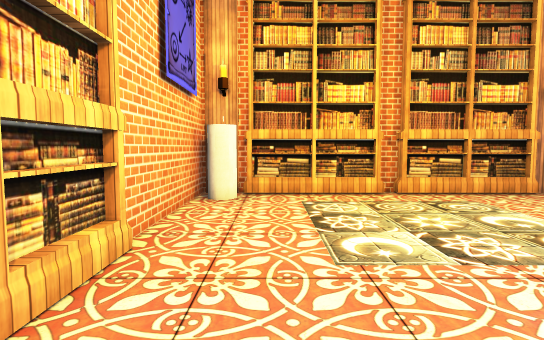
View 1 (above)

12 first-person views from a walk through a scene from a Unity 3-D project. The camera is 1.4 m above the floor, tilts 4° down and sees 80° across. Doors are open. The floor is counted in squares, 1 m on a side. Each view is taken from the middle of a square. On the plan, view 1 faces up. The plan holds only what a view shows up to about 15 squares ahead; the rest is blank. The place goes on beyond the plan. The player character is not drawn. Some surface patterns are stand-ins.

View 2
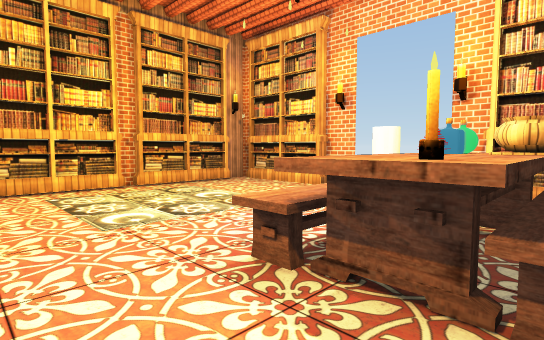

View 3
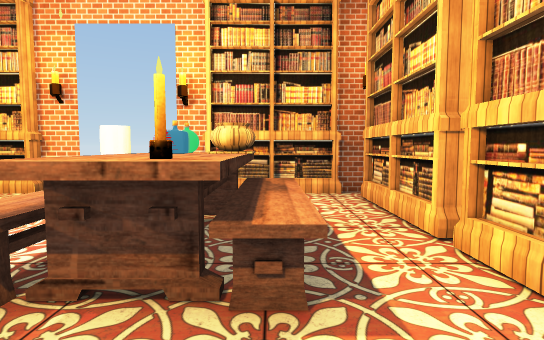

View 4
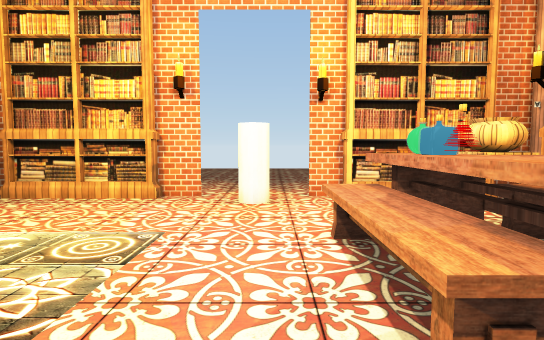

View 5
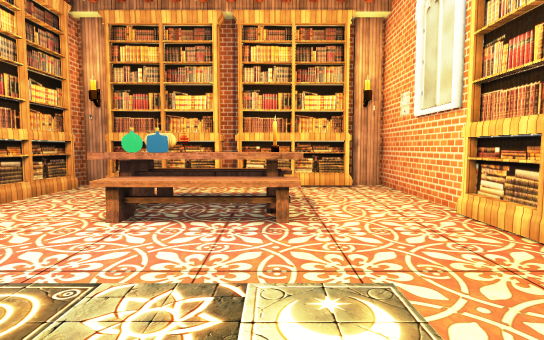

View 6
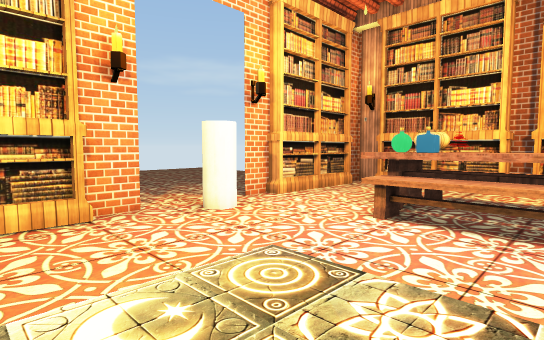

View 7
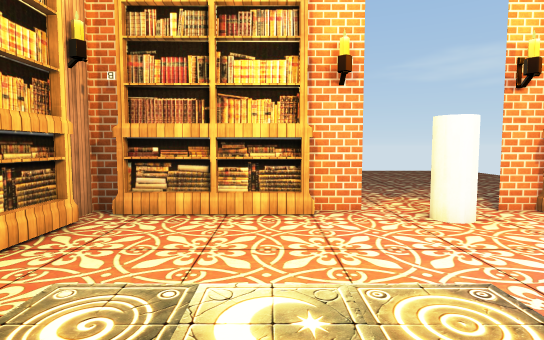

View 8
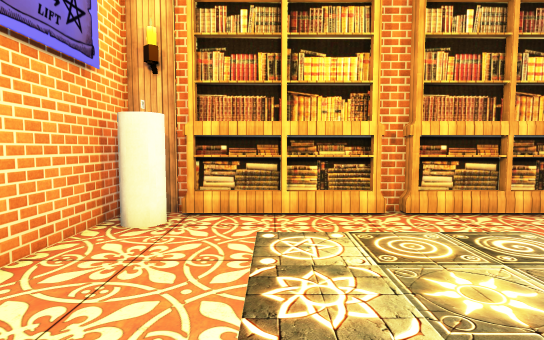

View 9
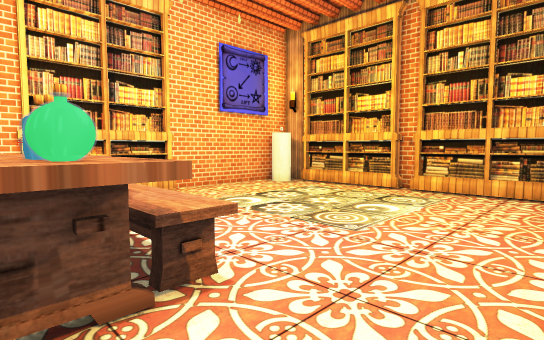

View 10
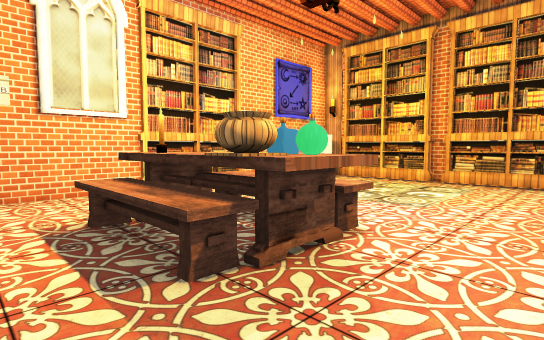

View 11
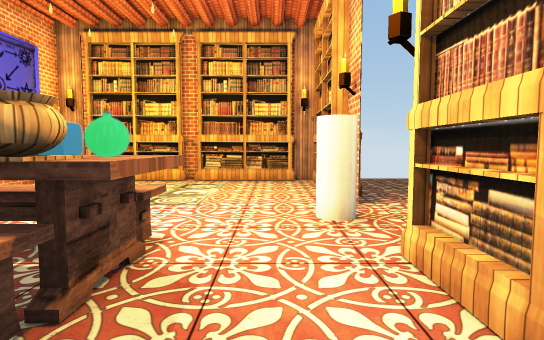

View 12
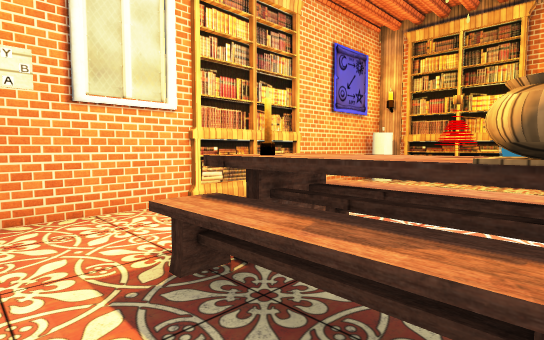

### Floor plan
Points are (right, up) in squares from view 1. A wall is a line through its corners. A room is listed if a view was taken in it or the views show most of it. See-through windows are left out.
Room 1 (views 1, 2, 3, 4, 5, 6, 7, 8, 9, 10, 11, 12)
walls: (9.1, 4) (9.1, 5.2); (9.1, -0.1) (9.1, 1); (-2.1, 0.4) (-2.1, -5.1) (-0.9, -5.1); (3.4, -5.1) (3.9, -5.1); (-0.8, 9.9) (-2.1, 9.9) (-2.1, 4.4); (9.1, 9.9) (7.9, 9.9); (8.1, -5.1) (9.2, -5.1); (9.1, -5.4) (9.1, -4)
ways out: opening at (10, 0.5); opening at (10, 4.5); open door at (9, 1); open door at (9, 4)
objects: bookshelf (-2, 1) to (-2, 4); cylinder (-1, 9); bookshelf (0, -5) to (3, -5); bookshelf (0, 10) to (3, 10); other object (1, -1) to (1, 0); other object (2, -2) to (5, -2); other object (2, -1); other object (2, 0) to (5, 1); other object (3, -1) to (6, 0); bookshelf (4, 10) to (7, 10); bookshelf (5, -5) to (7, -5); cylinder (8, 2) to (9, 3); bookshelf (9, -3) to (9, -1); bookshelf (9, 6) to (10, 9)

Positions as (right, up) in squares from view 1, and headings:
1: (0, 0), facing up
2: (-1, -2), facing up-right
3: (-1, -2), facing right
4: (0, 2), facing right
5: (2, 7), facing down
6: (2, 7), facing down-right
7: (2, 6), facing right
8: (1, 3), facing up
9: (8, -1), facing up-left
10: (8, -4), facing up-left
11: (7, -4), facing up
12: (5, -4), facing up-left
